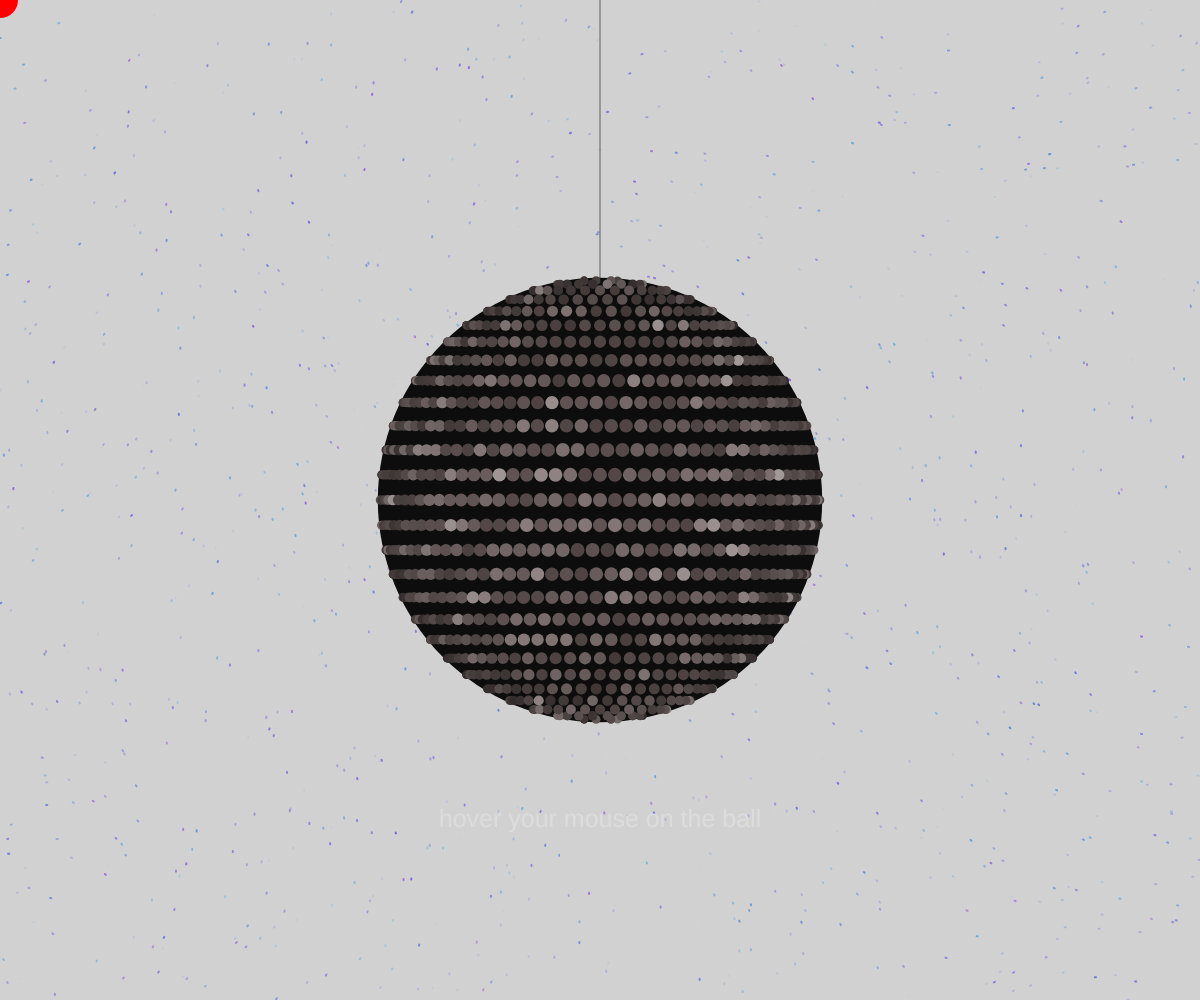
Frame 1 (no input)
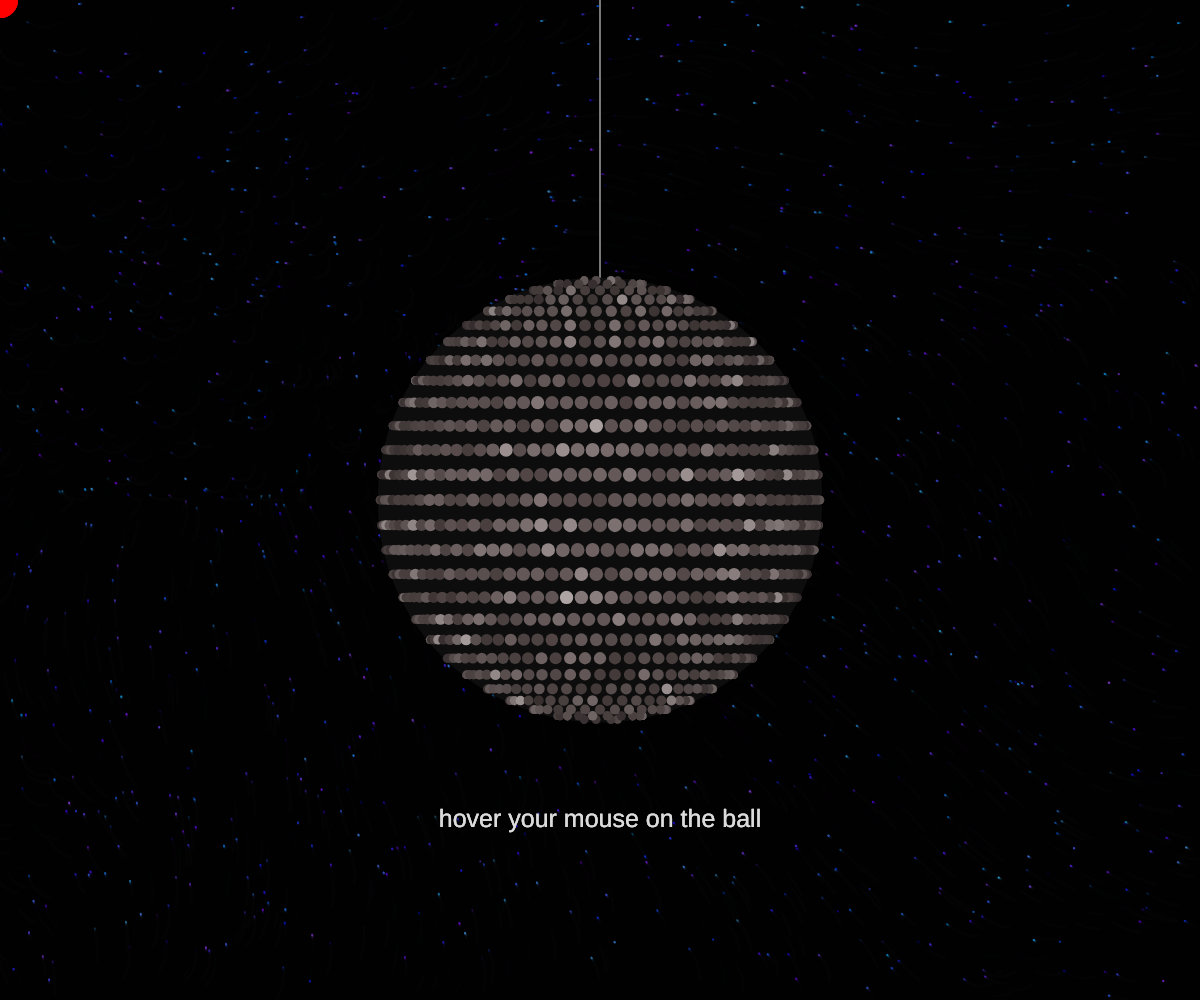
Frame 60 (no input)
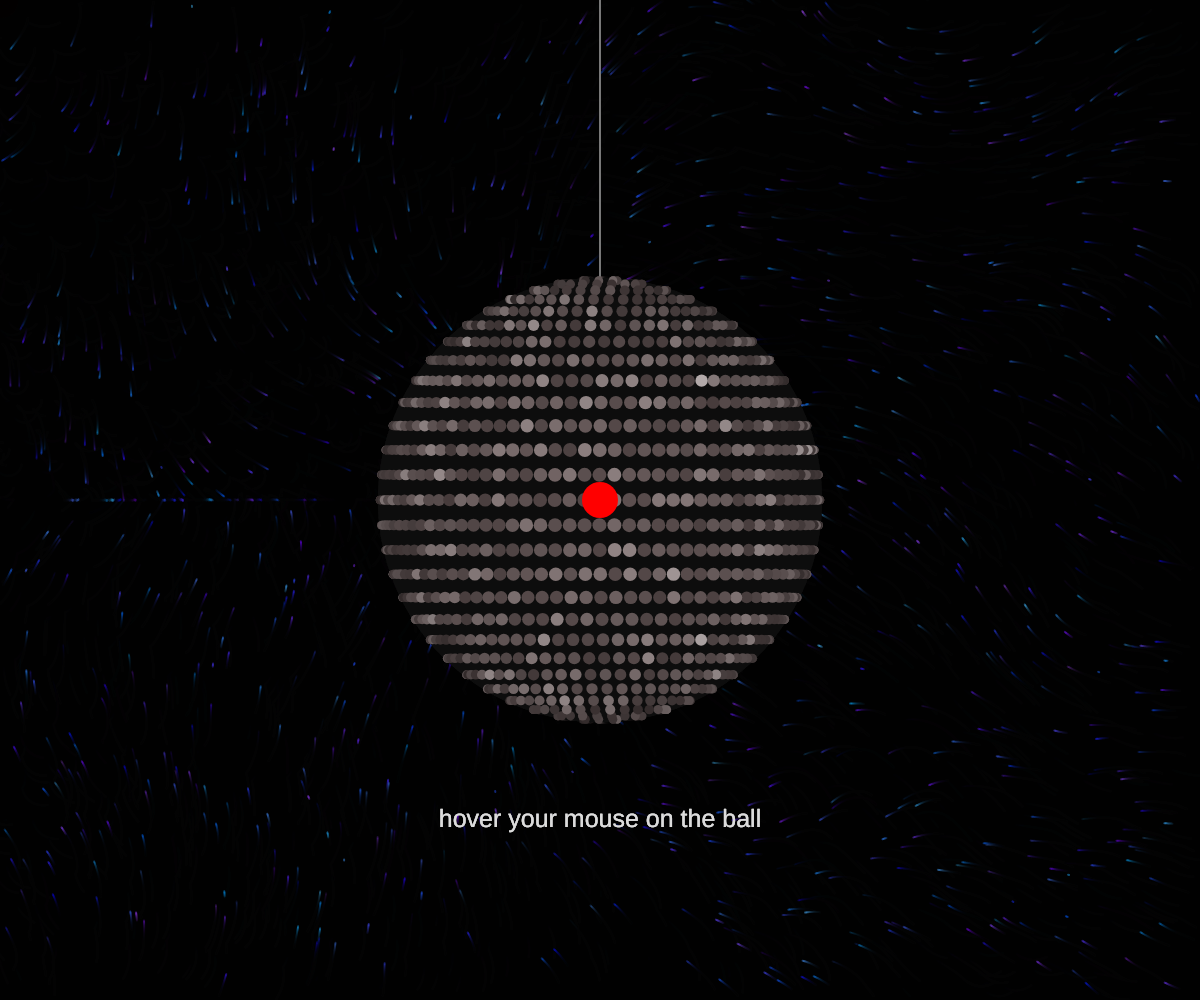
Frame 120 (the mouse pressed at the canvas centre since frame 60)

The p5.js sketch that drew these frames (run headless with seeded random() and noise() and a simulated clock; from frame 60 on, the mouse is pressed at the canvas centre):

// p5.js sketch
// ── sketch.js
let ballRadius = 220;
let tiles = [];
let angle = 0;

// Spin easing:
// - hover: t ramps 0→1, speed = maxRotSpeed * easeOutExpo(t)  (fast launch, eases to top speed)
// - leave: speed decays multiplicatively each frame            (flywheel coast to a stop)
let t = 0;
let currentSpeed = 0;
const maxRotSpeed = 0.03;
const coastDecay = 0.97; // speed multiplied by this each frame when not hovering

// Flow field background
let bgParticles = [];
let bgCount = 1200;
let off = 0.0025;
let zOff = 0;

// Particle behavior blend: 0 = follow mouse, 1 = flow field
// Eases between states when mouse enters/leaves the ball
let particleBlend = 1;

function easeOutExpo(x) {
  return x === 1 ? 1 : 1 - Math.pow(2, -10 * x);
}

// Interpolate between two angles along the shortest arc
function lerpAngle(a, b, amt) {
  let diff = ((b - a + PI) % TWO_PI) - PI;
  return a + diff * amt;
}

function setup() {
  createCanvas(windowWidth, windowHeight);
  colorMode(HSB, 360, 100, 100, 1);
  smooth();
  buildTiles();
  for (let i = 0; i < bgCount; i++) {
    bgParticles.push(new BgParticle(true));
  }
}

function buildTiles() {
  let numRows = 26;
  for (let row = 0; row <= numRows; row++) {
    let phi = map(row, 0, numRows, 0.08, PI - 0.08);
    let r = sin(phi) * ballRadius;
    let cols = max(3, round((TWO_PI * r) / 15));
    for (let col = 0; col < cols; col++) {
      tiles.push({
        phi: phi,
        baseTheta: map(col, 0, cols, 0, TWO_PI),
        seed: random(10000),
        hue: 0  // hue is irrelevant at near-zero saturation (silver/white)
      });
    }
  }
}

class BgParticle {
  constructor(randomAge) {
    this.reset(randomAge);
  }

  reset(randomAge) {
    this.x  = random(width);
    this.y  = random(height);
    this.px = this.x;
    this.py = this.y;
    this.maxLife = random(100, 120);
    this.life    = randomAge ? random(this.maxLife) : this.maxLife;
    this.hue = random(200, 270);
    this.sat = random(70, 100);
  }

  update(dt) {
    this.px = this.x;
    this.py = this.y;

    let noiseAngle  = noise(this.x * off, this.y * off, zOff) * TWO_PI * 2;
    let tangential  = atan2(this.y - height / 2, this.x - width / 2) + HALF_PI;
    let flowAngle   = lerp(noiseAngle, tangential, 0.55);

    // Angle pointing toward the mouse
    let mouseAngle  = atan2(mouseY - this.y, mouseX - this.x);

    // Blend: particleBlend=1 → flow field, particleBlend=0 → follow mouse
    let finalAngle  = lerpAngle(mouseAngle, flowAngle, particleBlend);

    // Ease particle speed: slow crawl when on ball, normal when off
    let spd = lerp(1.2, 0.01, 1 - particleBlend);
    this.x += cos(finalAngle) * spd * dt;
    this.y += sin(finalAngle) * spd * dt;
    this.life -= dt;
  }

  show() {
    let alpha = map(this.life, 0, this.maxLife, 0, 0.55);
    stroke(this.hue, this.sat, 85, alpha);
    strokeWeight(2);
    line(this.px, this.py, this.x, this.y);
  }

  isDead() {
    return this.life < 0 ||
           this.x < 0 || this.x > width ||
           this.y < 0 || this.y > height;
  }
}

function draw() {
  // dt normalizes all frame-based values to 60fps so the sketch
  // runs at the same speed regardless of actual frame rate
  let dt = deltaTime / 16.667;

  noStroke();
  fill(0, 0, 0, 0.18);
  rect(0, 0, width, height);

  for (let i = bgParticles.length - 1; i >= 0; i--) {
    bgParticles[i].update(dt);
    bgParticles[i].show();
    if (bgParticles[i].isDead()) bgParticles[i] = new BgParticle(false);
  }
  zOff += 0.004 * dt;

  // Mouse hover detection — is cursor inside the ball?
  let cx = width / 2, cy = height / 2;
  let onBall = dist(mouseX, mouseY, cx, cy) < ballRadius;

  if (onBall) {
    t = min(t + 0.025 * dt, 1);
    currentSpeed = maxRotSpeed * easeOutExpo(t);
    particleBlend = lerp(particleBlend, 1, 0.03 * dt);
  } else {
    t = 0;
    // coastDecay per frame → equivalent per-dt decay
    currentSpeed *= Math.pow(coastDecay, dt);
    particleBlend = lerp(particleBlend, 0, 0.03 * dt);
  }

  angle += currentSpeed * dt;

  // String from top-center to ball
  stroke(0, 0, 50, 0.7);
  strokeWeight(2);
  line(width / 2, 0, width / 2, height / 2 - ballRadius);

  push();
  translate(width / 2, height / 2);

  noStroke();
  fill(0, 0, 5);
  circle(0, 0, ballRadius * 2.02);

  let visible = [];
  for (let tile of tiles) {
    let theta = tile.baseTheta + angle;
    let x = ballRadius * sin(tile.phi) * cos(theta);
    let y = ballRadius * cos(tile.phi);
    let z = ballRadius * sin(tile.phi) * sin(theta);
    if (z > -15) visible.push({ x, y, z, t: tile });
  }

  visible.sort((a, b) => a.z - b.z);

  for (let { x, y, z, t: tile } of visible) {
    let n = noise(tile.seed, frameCount * 0.05);
    let sparkle = pow(n, 2.5) * 100;

    let sz    = map(z, -ballRadius, ballRadius, 3, 14);
    let base  = map(z, -ballRadius, ballRadius, 5, 30);
    let bright = min(base + sparkle * 0.65, 100);

    // Silver palette: near-zero saturation, brightness varies grey→white
    let s = map(sparkle, 0, 100, 15, 0);

    noStroke();
    fill(0, s, bright);
    circle(x, y, sz);

    if (sparkle > 72) {
      let alpha = map(sparkle, 72, 100, 0, 0.95);
      let len   = sz * map(sparkle, 72, 100, 1, 5.5);
      stroke(0, 0, 100, alpha);
      strokeWeight(0.5);
      line(x - len, y, x + len, y);
      line(x, y - len, x, y + len);
      line(x - len * 0.55, y - len * 0.55, x + len * 0.55, y + len * 0.55);
      line(x - len * 0.55, y + len * 0.55, x + len * 0.55, y - len * 0.55);
    }
  }

  pop();

  // Red cursor circle
  noStroke();
  fill(0, 100, 100);
  circle(mouseX, mouseY, 36);

  colorMode(RGB, 255);
  fill(220);
  noStroke();
  textFont('Arial');
  textAlign(CENTER, CENTER);
  textSize(25);
  text('hover your mouse on the ball', width / 2, height / 2 + ballRadius + 100);
  colorMode(HSB, 360, 100, 100, 1);
}

function windowResized() {
  resizeCanvas(windowWidth, windowHeight);
}
// ── style.css
html, body {
  margin: 0;
  padding: 0;
  height: 100%;
}

body {
  display: flex;
  justify-content: center;
  align-items: center;
  min-height: 100vh;
  background: #fff;
}

canvas {
  display: block;
}

.site-header {
  position: fixed;
  top: 0;
  left: 0;
  right: 0;
  display: flex;
  align-items: center;
  justify-content: space-between;
  padding: 40px 10%;
  background: #000;
  z-index: 9999;
}

.site-title-label {
  font-family: 'Helvetica Neue', Helvetica, Arial, sans-serif;
  font-size: 25px;
  font-weight: 700;
  letter-spacing: 0em;
  text-transform: uppercase;
  color: #fff;
  text-decoration: none;
}

.works-count {
  font-family: 'Helvetica Neue', Helvetica, Arial, sans-serif;
  font-size: 25px;
  font-weight: 700;
  letter-spacing: 0em;
  text-transform: uppercase;
  color: #fff;
}

.site-title-label {
  transition: color 0.2s ease;
}

.site-title-label:hover {
  color: rgba(255, 255, 255, 0.5);
}

.works-count {
  cursor: pointer;
  transition: color 0.2s ease;
}

.works-count:hover {
  color: rgba(255,255,255, 0.5);
}

.desc-overlay {
  position: fixed;
  top: 0; left: 0; right: 0; bottom: 0;
  background: #FF0000;
  z-index: 9998;
  display: flex;
  align-items: center;
  justify-content: flex-end;
  padding: 0 10%;
  opacity: 0;
  pointer-events: none;
  transition: opacity 0.3s ease;
}

.desc-overlay.active {
  opacity: 1;
  pointer-events: all;
}

.desc-content {
  text-align: right;
  word-break: keep-all;
  color: #ffffff;
  font-family: 'Helvetica Neue', Helvetica, Arial, sans-serif;
  max-width: 900px;
}

.desc-tag,
.desc-main,
.desc-sub {
  font-size: 47px;
  font-weight: 700;
  line-height: 1.2;
  margin-bottom: 24px;
  text-transform: uppercase;
}

.work-nav {
  position: fixed;
  bottom: 40px;
  left: 10%;
  right: 10%;
  display: flex;
  justify-content: space-between;
  z-index: 9999;
}

.nav-link {
  font-family: 'Helvetica Neue', Helvetica, Arial, sans-serif;
  font-size: 25px;
  font-weight: 700;
  text-transform: uppercase;
  letter-spacing: 0em;
  color: #fff;
  text-decoration: none;
  transition: color 0.2s ease;
}

.nav-link:hover {
  color: rgba(255, 255, 255, 0.4);
}
